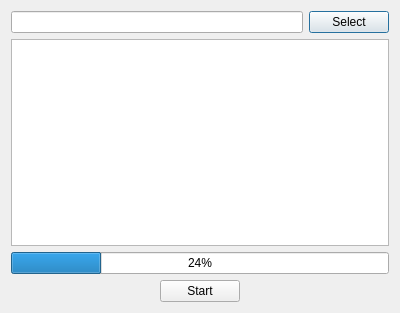
<?xml version="1.0" encoding="UTF-8"?>
<ui version="4.0">
 <class>DownloadDialog</class>
 <widget class="QDialog" name="DownloadDialog">
  <property name="geometry">
   <rect>
    <x>0</x>
    <y>0</y>
    <width>400</width>
    <height>313</height>
   </rect>
  </property>
  <property name="windowTitle">
   <string>Dialog</string>
  </property>
  <layout class="QGridLayout" name="gridLayout">
   <item row="0" column="0" colspan="3">
    <layout class="QHBoxLayout" name="horizontalLayout">
     <item>
      <widget class="QLineEdit" name="projectFile"/>
     </item>
     <item>
      <widget class="QPushButton" name="buttonFile">
       <property name="text">
        <string>Select</string>
       </property>
      </widget>
     </item>
    </layout>
   </item>
   <item row="1" column="0" colspan="3">
    <widget class="QPlainTextEdit" name="textLog">
     <property name="font">
      <font>
       <family>ETL Fixed</family>
      </font>
     </property>
    </widget>
   </item>
   <item row="2" column="0" colspan="3">
    <widget class="QProgressBar" name="progressBar">
     <property name="value">
      <number>24</number>
     </property>
    </widget>
   </item>
   <item row="3" column="0">
    <spacer name="horizontalSpacer">
     <property name="orientation">
      <enum>Qt::Horizontal</enum>
     </property>
     <property name="sizeHint" stdset="0">
      <size>
       <width>158</width>
       <height>20</height>
      </size>
     </property>
    </spacer>
   </item>
   <item row="3" column="1">
    <widget class="QPushButton" name="buttonStart">
     <property name="text">
      <string>Start</string>
     </property>
    </widget>
   </item>
   <item row="3" column="2">
    <spacer name="horizontalSpacer_2">
     <property name="orientation">
      <enum>Qt::Horizontal</enum>
     </property>
     <property name="sizeHint" stdset="0">
      <size>
       <width>158</width>
       <height>20</height>
      </size>
     </property>
    </spacer>
   </item>
  </layout>
 </widget>
 <resources/>
 <connections/>
</ui>
